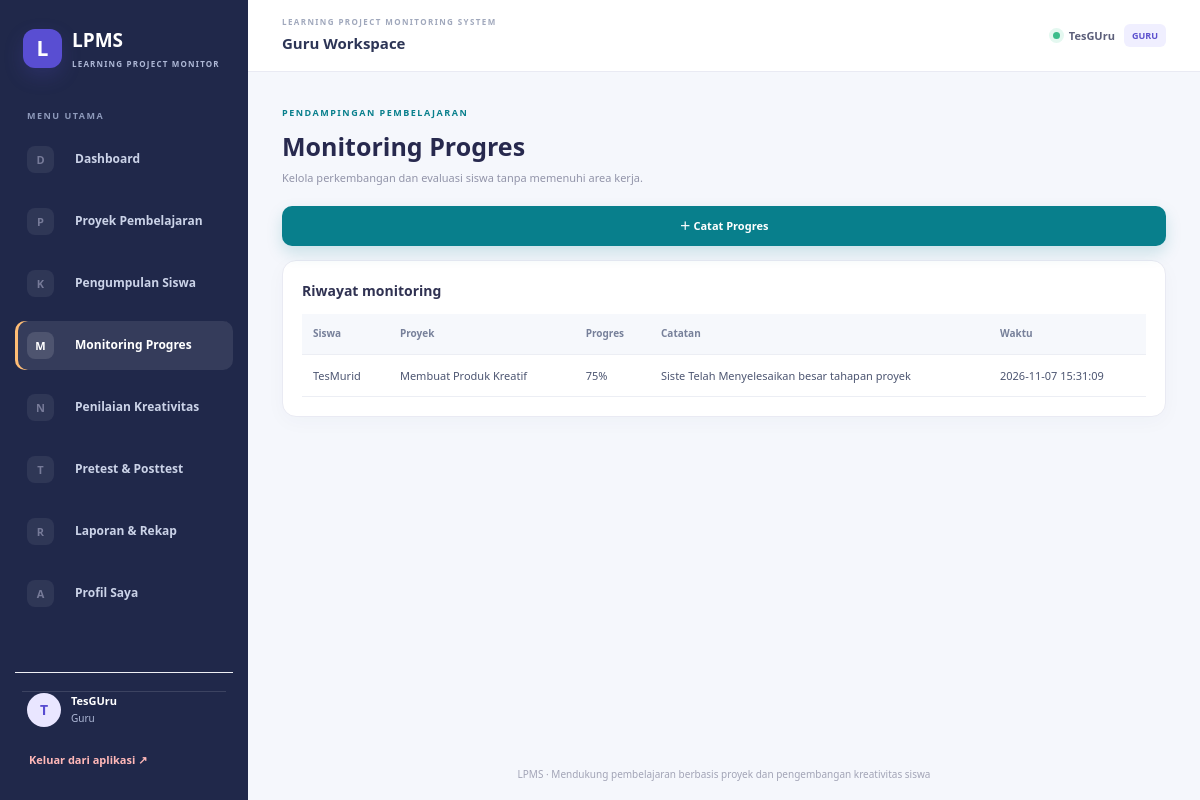
The page /index.php?page=monitoring (signed in) on the database its author committed.
### tables this page shows
CREATE TABLE `monitoring` (
  `id` int NOT NULL,
  `unggah_id` int NOT NULL,
  `guru_id` int NOT NULL,
  `catatan` text NOT NULL,
  `progres` tinyint UNSIGNED DEFAULT '0',
  `created_at` timestamp NULL DEFAULT CURRENT_TIMESTAMP
);

CREATE TABLE `user` (
  `id` int NOT NULL,
  `nama` varchar(120) NOT NULL,
  `username` varchar(60) NOT NULL,
  `password` varchar(255) NOT NULL,
  `role` enum('admin','guru','siswa') NOT NULL,
  `nis_nip` varchar(40) DEFAULT NULL,
  `kelas` varchar(80) DEFAULT NULL,
  `jurusan` varchar(80) DEFAULT NULL,
  `created_at` timestamp NULL DEFAULT CURRENT_TIMESTAMP
);

CREATE TABLE `proyek` (
  `id` int NOT NULL,
  `guru_id` int NOT NULL,
  `judul` varchar(180) NOT NULL,
  `deskripsi` text NOT NULL,
  `instruksi` text,
  `tanggal_mulai` date DEFAULT NULL,
  `tenggat` date DEFAULT NULL,
  `status` enum('draft','aktif','selesai') DEFAULT 'aktif',
  `created_at` timestamp NULL DEFAULT CURRENT_TIMESTAMP
);

### index.php (called while the page is built, shortened)
<?php
require_once __DIR__ . '/app/helpers.php';
$page = (string)($_GET['page'] ?? (isset($_SESSION['user_id']) ? 'dashboard' : 'home'));
$file = __DIR__ . '/app/pages/' . $page . '.php';
require __DIR__ . '/app/layout/header.php';
require $file;
require __DIR__ . '/app/layout/footer.php';

### app/helpers.php (called while the page is built, shortened)
<?php
function e($value): string
{
    return htmlspecialchars((string)$value, ENT_QUOTES, 'UTF-8');
}
function current_user(): array
{
    return $_SESSION['user'] ?? [];
}
function role(): string
{
    return current_user()['role'] ?? '';
}

### app/pages/monitoring.php (the view, shortened to what this page needs)
<?php
$hist = $pdo->query("SELECT m.*,u.file_asli,p.judul,s.nama siswa,g.nama guru FROM monitoring m JOIN unggah_proyek u ON u.id=m.unggah_id JOIN proyek p ON p.id=u.proyek_id JOIN `user` s ON s.id=u.siswa_id JOIN `user` g ON g.id=m.guru_id" . (role() === 'guru' ? " WHERE p.guru_id=" . (int)current_user()['id'] : "") . " ORDER BY m.created_at DESC")->fetchAll();
?><div class="page-heading">
    <div><span class="eyebrow">PENDAMPINGAN PEMBELAJARAN</span>
        <h1>Monitoring Progres</h1>
        <p class="muted">Kelola perkembangan dan evaluasi siswa tanpa memenuhi area kerja.</p>
    </div>
</div>
<button type="button" class="primary-button" data-open-modal="monitoring-modal">＋ Catat Progres</button>
<div class="panel">
    <h3>Riwayat monitoring</h3>
    <div class="table-wrap">
        <table>
            <tr>
                <th>Siswa</th>
                <th>Proyek</th>
                <th>Progres</th>
                <th>Catatan</th>
                <th>Waktu</th>
            </tr><?php foreach ($hist as $x): ?><tr>
                    <td><?= e($x['siswa']) ?></td>
                    <td><?= e($x['judul']) ?></td>
                    <td><?= e($x['progres']) ?>%</td>
                    <td><?= e($x['catatan']) ?></td>
                    <td><?= e($x['created_at']) ?></td>
                </tr><?php endforeach; ?>
        </table>
    </div>
</div>

### assets/style.css (style rules this page uses)
* { box-sizing: border-box }
body { margin: 0; background: #f3f5fb; color: #1e293b; font: 15px/1.55 Inter, Segoe UI, Arial, sans-serif }
h1 { font-size: 27px; margin: 0 0 8px; color: #20264d }
h3 { margin-top: 0 }
.muted { color: #64748b }
.panel { background: #fff; border: 1px solid #e7eaf2; border-radius: 14px; padding: 22px; margin: 18px 0; box-shadow: 0 4px 16px #1e293b08 }
button, .btn { display: inline-block; border: 0; border-radius: 8px; background: #4f46e5; color: #fff; padding: 11px 17px; font: inherit; font-weight: 650; cursor: pointer; text-decoration: none; margin-top: 15px }
.table-wrap { overflow: auto }
table { border-collapse: collapse; width: 100%; min-width: 600px }
th, td { text-align: left; padding: 11px 10px; border-bottom: 1px solid #e5e7eb; vertical-align: top }
th { background: #f8fafc; color: #475569; font-size: 13px }
.eyebrow { font-size: 10px; font-weight: 850; letter-spacing: 1.7px; color: #665bd5 }
:root { --ink: #24264b; --muted: #8588a3; --purple: #594ed2; --line: #e9eaf3; --bg: #f5f6fb }
body { font-family: 'DM Sans', 'Segoe UI', Arial, sans-serif; color: var(--ink) }
.eyebrow { font-size: 10px; letter-spacing: 1.6px; font-weight: 800; color: #655bd1 }
.primary-button { display: flex; justify-content: space-between; align-items: center; width: 100%; padding: 14px 17px; margin-top: 24px; border: 0; border-radius: 9px; background: var(--purple); color: white; text-decoration: none; font-size: 13px; font-weight: 750; cursor: pointer }
.app-body { margin: 0; background: #f5f6fb; color: var(--ink); font-size: 14px }
.page-content h1 { font-size: 25px; color: #27294e; margin: 0 0 8px }
.page-content h3 { font-size: 14px; color: #303252; margin: 0 0 13px }
.page-content .muted { font-size: 11px; color: #9294a9 }
.panel { background: white; border: 1px solid var(--line); border-radius: 13px; padding: 21px; margin: 17px 0; box-shadow: 0 3px 12px #25254b05 }
button, .btn { display: inline-flex; align-items: center; justify-content: center; border: 0; border-radius: 8px; background: #5548d9; color: white; padding: 10px 16px; font-size: 11px; font-weight: 750; cursor: pointer; text-decoration: none; margin-top: 14px }
table { border-collapse: collapse; width: 100%; min-width: 620px }
th, td { text-align: left; padding: 11px 10px; border-bottom: 1px solid #eceef4; vertical-align: top; font-size: 11px }
th { background: #f8f8fc; color: #6e718c; font-size: 10px; font-weight: 800 }
.role-guru { --role-accent: #087f8c; --role-soft: #e5f6f6; --role-banner: linear-gradient(115deg, #075d68, #0b9aa3 65%, #65c6c3) }
:root { --school-ink: #20284a; --school-muted: #7c849d; --school-line: #e7eaf3; --school-paper: #fff; --school-bg: #f5f7fc }
.app-body { background: var(--school-bg) }
.page-heading { display: flex; align-items: center; justify-content: space-between; gap: 20px; margin: 0 0 20px }
.page-heading h1 { margin: 5px 0 4px }
.page-heading p { margin: 0 }
.eyebrow { font-size: 9px; letter-spacing: 1.5px; font-weight: 850; color: var(--role-accent, #5548d9) }
.primary-button { display: inline-flex; align-items: center; justify-content: center; gap: 8px; margin: 0; padding: 11px 17px; border-radius: 10px; background: var(--role-accent, #5548d9); color: white; text-decoration: none; font-size: 11px; font-weight: 800; box-shadow: 0 7px 16px color-mix(in srgb, var(--role-accent, #5548d9) 18%, transparent) }
.panel { margin: 14px 0; padding: 19px; border-radius: 14px; box-shadow: 0 5px 20px #28345c08 }
.table-wrap table { min-width: 680px }
.table-wrap th { background: #f6f8fc; color: #77809a; padding: 12px 11px }
.table-wrap td { padding: 12px 11px; color: #4c5571 }
.role-guru .primary-button { background: #087f8c }

### rows shown on the page
monitoring: user.nama "TesMurid", proyek.judul "Membuat Produk Kreatif", progres "75", catatan "Siste Telah Menyelesaikan besar tahapan proyek", created_at "2026-11-07 15:31:09"

### other values the page prints
$icon "D"
$label "Dashboard"
$icon "P"
$label "Proyek Pembelajaran"
$icon "K"
$label "Pengumpulan Siswa"
$icon "M"
$label "Monitoring Progres"
$icon "N"
$label "Penilaian Kreativitas"
$icon "T"
$label "Pretest & Posttest"
$icon "R"
$label "Laporan & Rekap"
$icon "A"
